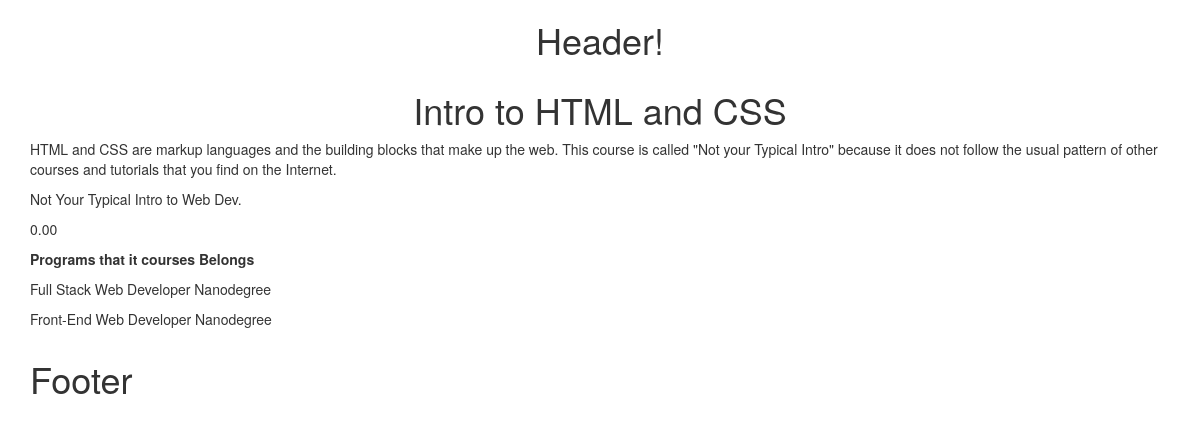
The page /mooc/courses/1/ on the database its author committed.
### mooc/models.py (models this page shows, shortened)
class Courses(models.Model):
	name = models.CharField(max_length=50)
	description = models.TextField()
	slogan = models.TextField()
	cost = models.DecimalField(max_digits=6, decimal_places=2)
	timeline = models.IntegerField(default=0)
	released_date = models.DateField(auto_now_add=True)
	is_active = models.BooleanField(default=True)
	programs = models.ManyToManyField(Programs)
	skill_level = models.CharField(max_length=50, null=True, choices=[("beginner", "beginner"), ("intermediate", "intermediate"), ("advanced", "advanced")])

class Programs(models.Model):
	name = models.CharField(max_length=50)
	slogan = models.TextField(max_length=5000)
	description = models.TextField(max_length=5000)
	cost = models.DecimalField(max_digits=6, decimal_places=2)
	has_plus = models.BooleanField(default=True)
	is_active = models.BooleanField(default=True)
	timeline = models.IntegerField(default=0)
	released_date = models.DateField(auto_now_add=True)
	skill_level = models.CharField(max_length=50, null=True, choices=[("beginner", "beginner"), ("intermediate", "intermediate"), ("advanced", "advanced")])

### mooc/views.py (the view)
# urls.py: url(r'^courses/(?P<pk>[0-9]+)/$', views.CourseView.as_view(), name='course'),
class CourseView(DetailView):
	model = Courses
	template_name = 'mooc/course.html'
	context_object_name = 'course'

### mooc/templates/mooc/course.html
{% extends "base.html" %}
{% block content %}
	<div class="row">
		<div class="col-md-12">
			<h1 class="text-center">{{ course.name }}</h1>
			<p>{{ course.description }}</p>
			<p>{{ course.slogan }}</p>
			<p>{{ course.cost }}</p>
			<p><b>Programs that it courses Belongs</b></p>
			{% for program in course.programs.all %}
				<p>{{ program.name }}</p>
			{% endfor %}
		</div>
	</div>
{% endblock %}

### rows shown on the page
Courses: name "Intro to HTML and CSS", description "HTML and CSS are markup languages and the building blocks that make up the web. This course is called \"Not your Typical Intro\" because it does not follow the usual pattern of other courses and tutorials that you find on the Internet.", slogan "Not Your Typical Intro to Web Dev.", cost "0.00"
Programs: name "Full Stack Web Developer Nanodegree"
Programs: name "Front-End Web Developer Nanodegree"
